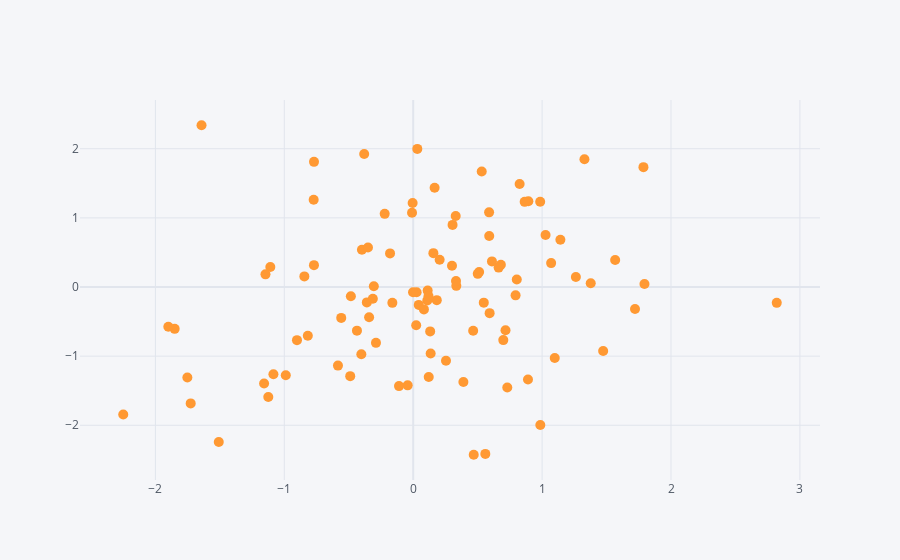

Notebook cell for this chart:
### Code cell
df.iplot(kind='scatter',x='A',y='B', mode ='markers', size=10)
